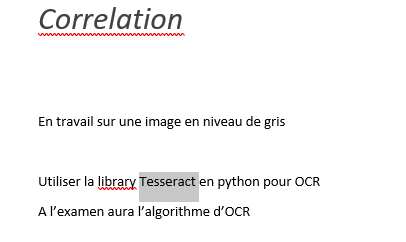
#> input picture testImages/OCR.PNG, 406 x 242 px, found by its file name
$ python dilatation.py
#> lines starting #> are read from the running program, lines starting #| are printed output that depends on the picture; after the words box and inside, x2 and y2 are one past the last pixel; in counts of white or black regions, pixels touching at a corner belong together

import cv2
import numpy

img = cv2.imread("C:/Users/yassi/Documents/GitHub/TraitementImage/testImages/OCR.PNG")
#> img is the input picture: shape (242, 406, 3); mean B, G, R 246.6, 246.6, 247.3


newImg = cv2.split(img)[0]
(retVal, newImg) = cv2.threshold(newImg, 130, 255, cv2.THRESH_BINARY)
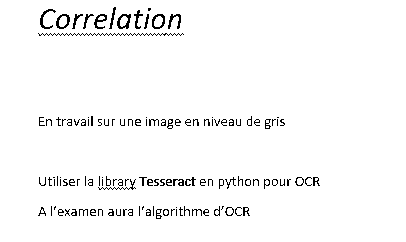
#> newImg: shape (242, 406); 97.1% white; black in thin lines or dots, all inside (x1, y1, x2, y2) = (38, 7, 320, 219)
kernel = numpy.ones((3, 3), numpy.uint8)
newImg = cv2.dilate(newImg, kernel, iterations = 1)
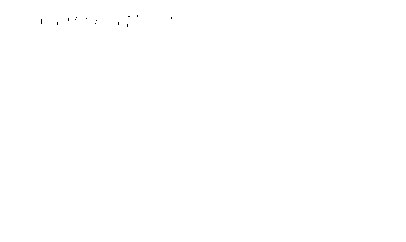
#> newImg: shape (242, 406); 100% white; black in thin lines or dots, all inside (x1, y1, x2, y2) = (41, 15, 172, 27)


cv2.imshow('new image',newImg)
cv2.waitKey(0)

$ run again, with testImages/Planimeter.png copied over testImages/OCR.PNG
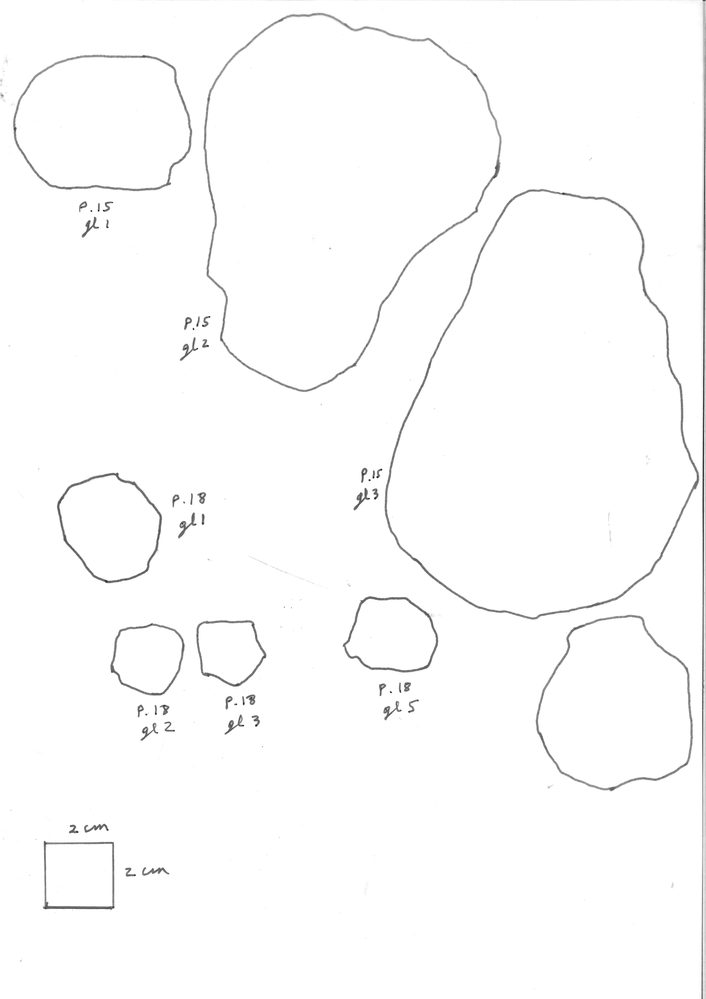
#> input picture testImages/Planimeter.png, 706 x 999 px, shrunk from 4961 x 7016 before the run, found by its file name
#> img is the input picture: shape (999, 706, 3); min 10, max 255, mean 252.2
#> `(retVal, newImg) = cv2.threshold(newImg, 130, 255, cv2.THRESH_BINARY)`:
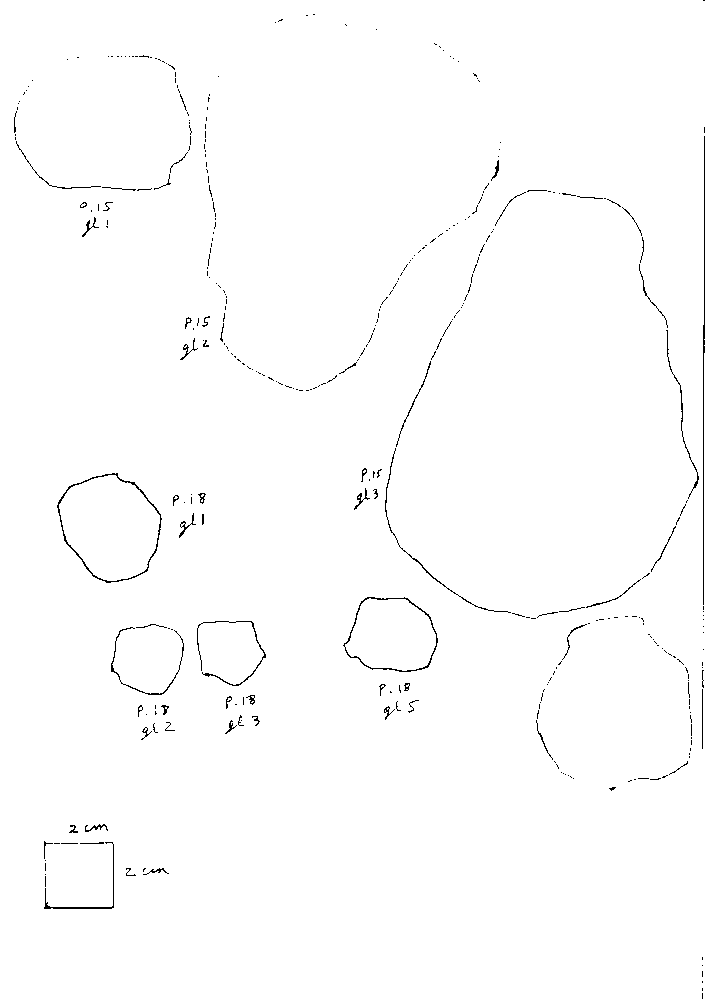
#> newImg: shape (999, 706); 99.1% white; black in thin lines or dots

$ run again, with testImages/SudokuGridEmpty.png copied over testImages/OCR.PNG
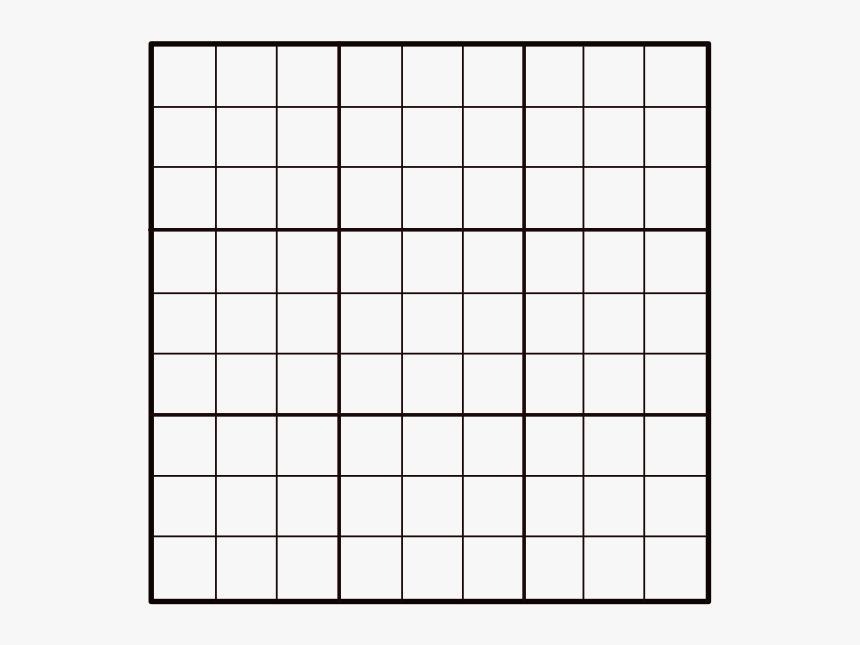
#> input picture testImages/SudokuGridEmpty.png, 860 x 645 px, found by its file name
#> img is the input picture: shape (645, 860, 3); mean B, G, R 233.3, 233.3, 234.2
#> `(retVal, newImg) = cv2.threshold(newImg, 130, 255, cv2.THRESH_BINARY)`:
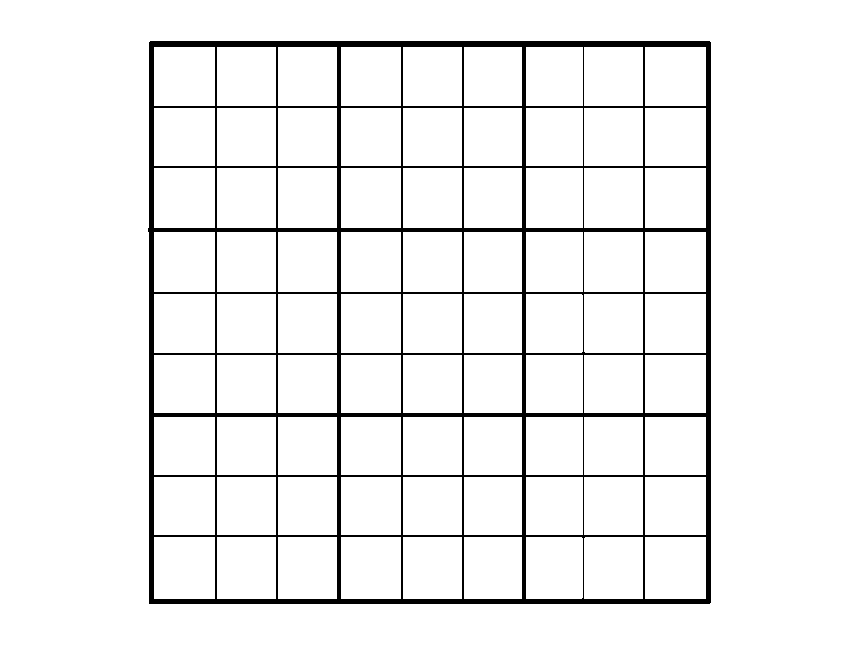
#> newImg: shape (645, 860); 94.1% white; 1 black region, box (x1, y1, x2, y2) and area: (148, 41, 711, 604) 32857
#> `newImg = cv2.dilate(newImg, kernel, iterations = 1)`:
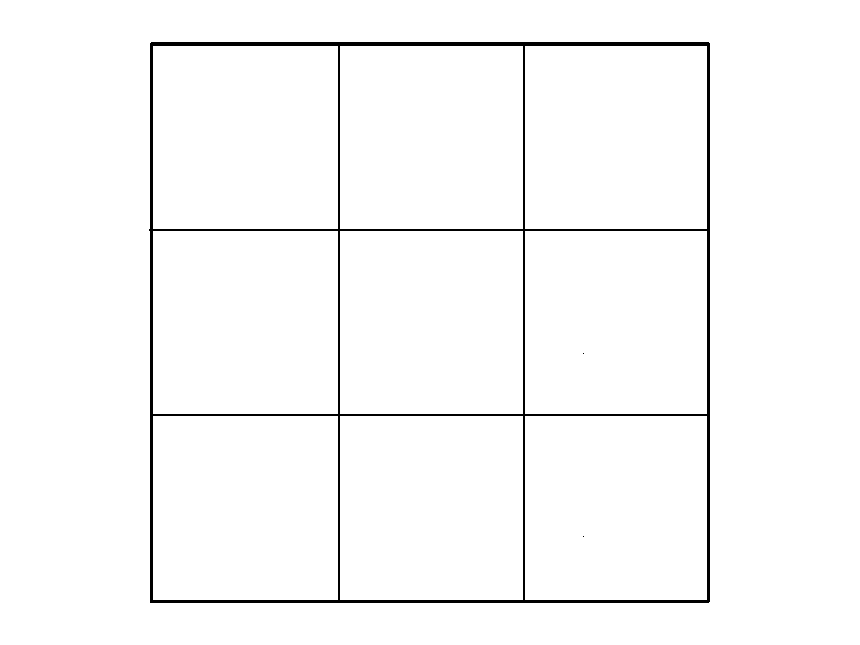
#> newImg: shape (645, 860); 97.9% white; 3 black regions (2 under 20 px), largest, box (x1, y1, x2, y2) and area: (149, 42, 710, 603) 11659
